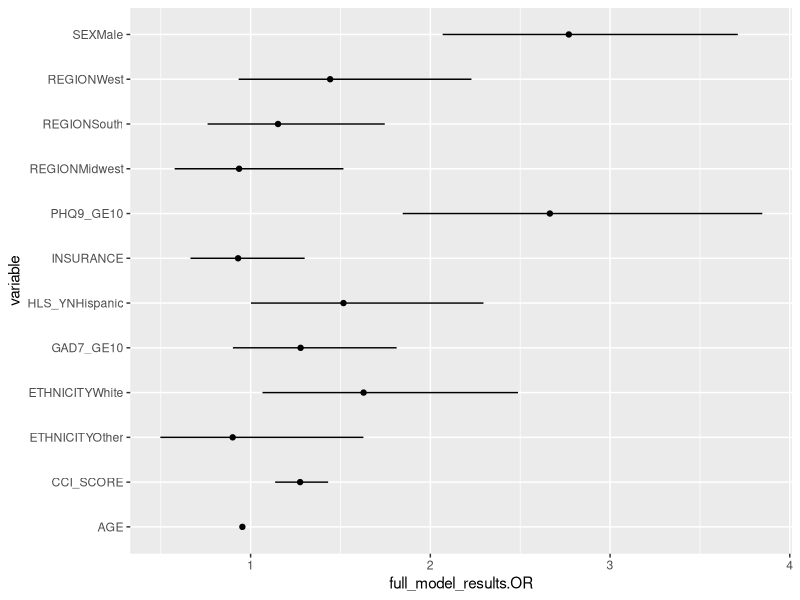

This figure's R source:
## ---- chunk 1
knitr::opts_chunk$set(echo = TRUE)
## ---- chunk 2
library(tidyverse)
## ---- chunk 3
PM = read.csv('data/external/AHRI_DATASET_PM_MANUSCRIPT_DATA.csv')
## ---- chunk 4
# only necessary columns for figure 1's multivariate logistical regression
PM_cleaned = PM %>%
  select(
    CASEID_7139, 
    SEX, 
    AGE, 
    ETHNICITY, 
    HLS_YN,
    REGION, 
    CCI_SCORE, 
    GAD7_GE10, 
    PHQ9_GE10, 
    INSURANCE, 
    PM1_GEN_HEALTH, 
    PM1_DIAG_CONDITION, 
    PM1_UNDIAG_CONCERN
    ) %>%
  mutate(
    PM_12M = PM1_GEN_HEALTH + PM1_UNDIAG_CONCERN + PM1_DIAG_CONDITION
    )

# calculate boolean for PM_12M
PM_cleaned$PM_12M = PM_cleaned$PM_12M %>%
  recode(`-297` = 0, `0` = 0, `1` = 1, `2` = 1, `3` = 1)

## ---- chunk 5
## Make additional columns for individual risk factors
PM_cleaned$BLACK = (PM_cleaned$ETHNICITY == 1)
PM_cleaned$WHITE = (PM_cleaned$ETHNICITY == 2)
PM_cleaned$OTHERETHNICITY = (PM_cleaned$ETHNICITY == 3)

PM_cleaned$NORTHWEST = (PM_cleaned$REGION == 1)
PM_cleaned$MIDWEST = (PM_cleaned$REGION == 2)
PM_cleaned$SOUTH = (PM_cleaned$REGION == 3)
PM_cleaned$WEST = (PM_cleaned$REGION == 4)

## refactor columns
PM_cleaned$SEX = PM_cleaned$SEX %>%
  recode_factor(., `0` = 'Female', `1` = 'Male')

PM_cleaned$ETHNICITY = PM_cleaned$ETHNICITY %>%
  recode_factor(., `1` = 'Black', `2` = 'White', `3` = 'Other')

PM_cleaned$HLS_YN = PM_cleaned$HLS_YN %>%
  recode_factor(., `0` = 'None-Hispanic', `1` = 'Hispanic')

PM_cleaned$REGION = PM_cleaned$REGION %>%
  recode_factor(., `1` = 'Northwest', `2` = 'Midwest', `3` = 'South', `4` = 'West')

## ---- chunk 6
## modified helper from https://rdrr.io/github/eringrand/RUncommon/src/R/logistic.regression.or.ci.R
logistic.regression.or.ci <- function(regress.out, level = 0.95) {
  usual.output <- summary(regress.out)
  z.quantile <- stats::qnorm(1 - (1 - level) / 2)
  number.vars <- length(regress.out$coefficients)
  OR <- exp(regress.out$coefficients[-1])
  temp.store.result <- matrix(rep(NA, number.vars * 2), nrow = number.vars)
  for (i in 1:number.vars) {
    temp.store.result[i, ] <- summary(regress.out)$coefficients[i] +
      c(-1, 1) * z.quantile * summary(regress.out)$coefficients[i + number.vars]
  }
  intercept.ci <- temp.store.result[1, ]
  slopes.ci <- temp.store.result[-1, ]
  OR.ci <- exp(slopes.ci)
  
  output <- list(
    regression.table = usual.output, intercept.ci = intercept.ci,
    slopes.ci = slopes.ci, OR = OR, OR.ci = OR.ci
  )
  return(output)
}
## ---- chunk 7
full_model = glm(PM_12M ~ SEX + AGE + ETHNICITY + HLS_YN + REGION + CCI_SCORE + GAD7_GE10 + PHQ9_GE10 + INSURANCE, data = PM_cleaned, family = binomial)
full_model_results = logistic.regression.or.ci(full_model)
## ---- chunk 8
full_model_results
## ---- chunk 9
df = data.frame(full_model_results$OR)
df = cbind(variable = rownames(df), df)
rownames(df) = 1:nrow(df)

df$or.cimin = full_model_results$OR.ci[,1]
df$or.cimax = full_model_results$OR.ci[,2]
## ---- chunk 10
## try plotting
ggplot(data = df, aes(x = full_model_results.OR, y = variable, xmin = or.cimin, xmax = or.cimax)) +
  geom_linerange() + 
  geom_point()
  
